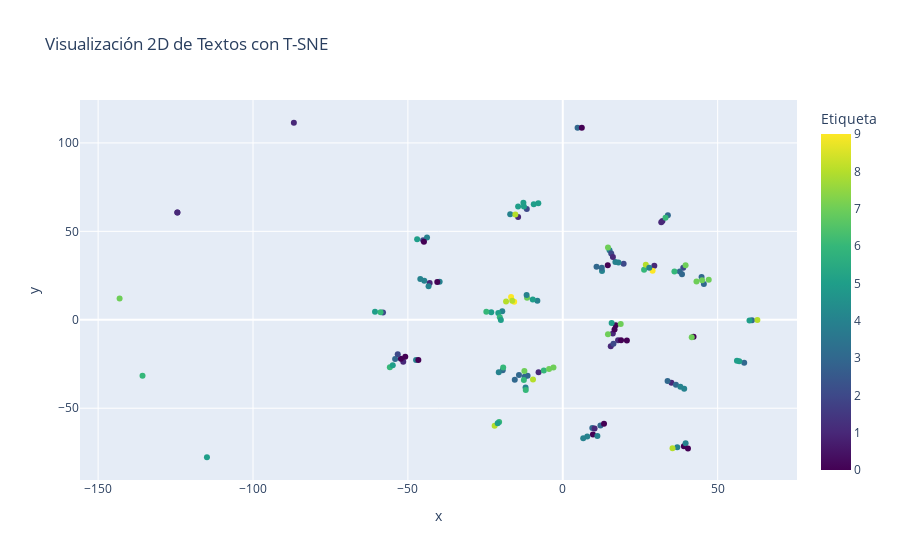

Notebook source saved alongside this figure:
### Markdown cell above
### 2.2.2 Modeling with BERT - t-SNE 2D Visualization

### Code cell
tsne = TSNE(n_components=2, perplexity=1, random_state=42)
embeddings_3d = tsne.fit_transform(embeddings)

# Crear un DataFrame para las coordenadas 3D y las etiquetas
df_3d = pd.DataFrame(embeddings_3d, columns=['x', 'y'])
df_3d['label'] = df['label']

# Visualización en 3D con Plotly
fig = px.scatter(df_3d, x='x', y='y', color='label',
                    title='Visualización 2D de Textos con T-SNE',
                    labels={'label': 'Etiqueta'},
                    color_continuous_scale=px.colors.sequential.Viridis)
fig.show()

### Figure 1 — Plotly figure (JSON) as saved in the notebook; plotly's stock layout.template omitted (floating-point values rounded to 4 significant figures; data arrays with more than 128 entries replaced by an {"elided": "..."} marker saying what was removed)
{"data": [{"hovertemplate": "x=%{x}<br>y=%{y}<br>Etiqueta=%{marker.color}<extra></extra>", "legendgroup": "", "marker": {"color": {"elided": "139 int values"}, "coloraxis": "coloraxis", "symbol": "circle"}, "mode": "markers", "name": "", "orientation": "v", "showlegend": false, "type": "scatter", "x": {"elided": "139 float values"}, "xaxis": "x", "y": {"elided": "139 float values"}, "yaxis": "y"}], "layout": {"coloraxis": {"colorbar": {"title": {"text": "Etiqueta"}}, "colorscale": [[0, "#440154"], [0.1111, "#482878"], [0.2222, "#3e4989"], [0.3333, "#31688e"], [0.4444, "#26828e"], [0.5556, "#1f9e89"], [0.6667, "#35b779"], [0.7778, "#6ece58"], [0.8889, "#b5de2b"], [1, "#fde725"]]}, "legend": {"tracegroupgap": 0}, "title": {"text": "Visualización 2D de Textos con T-SNE"}, "xaxis": {"anchor": "y", "domain": [0, 1], "title": {"text": "x"}}, "yaxis": {"anchor": "x", "domain": [0, 1], "title": {"text": "y"}}}}
